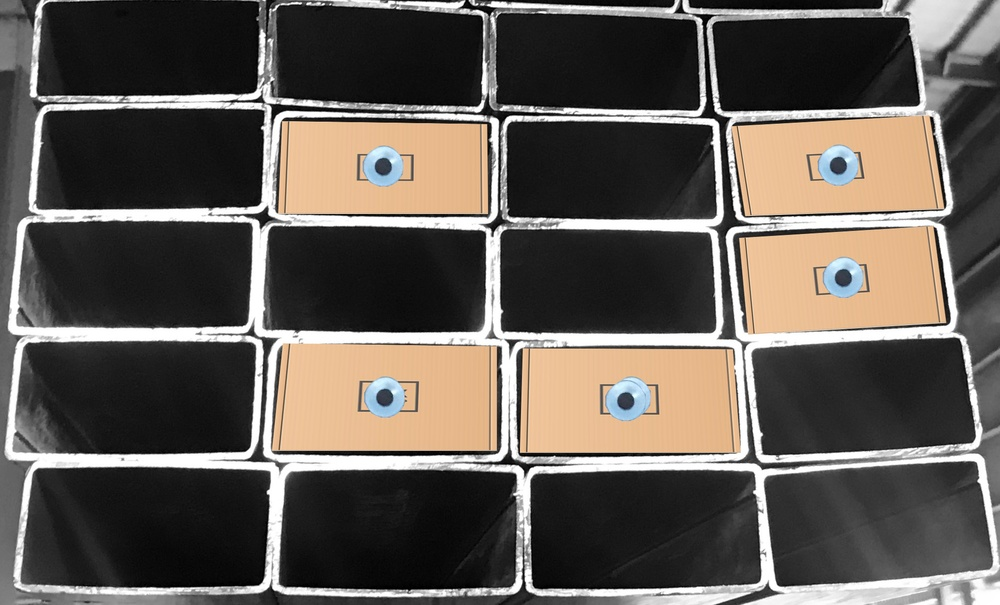
#> input picture img/B5.jpg, 1000 x 605 px, shrunk from 2004 x 1213 before the run, found by its file name
$ python largeCircles.py
#> lines starting #> are read from the running program, lines starting #| are printed output that depends on the picture
import numpy as np
import cv2
import matplotlib.pyplot as plt

try:
    # Read the image
    img = cv2.imread('B5.JPG', cv2.IMREAD_GRAYSCALE)
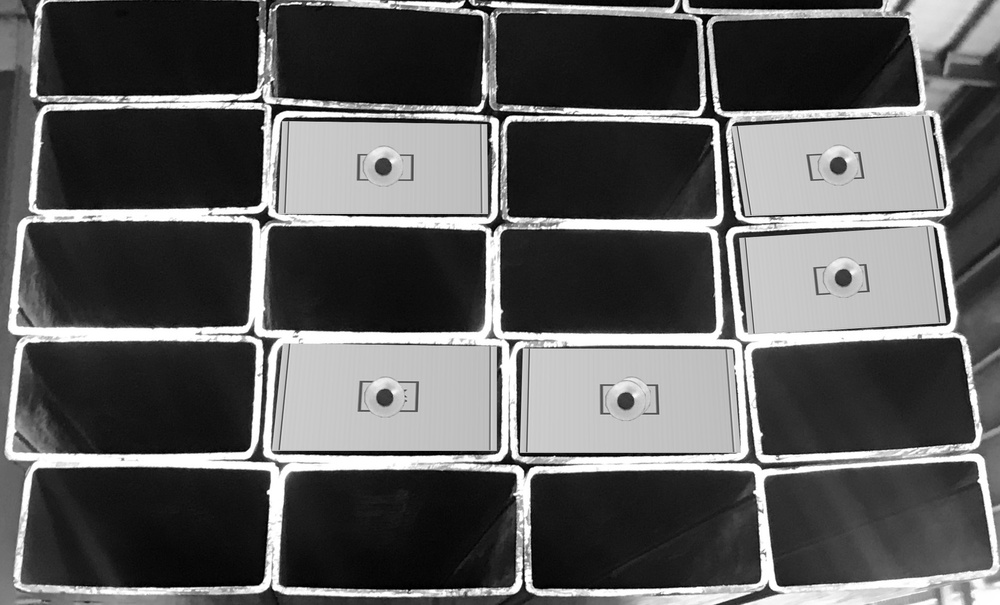
#> img: shape (605, 1000); min 0, max 255, mean 91.9

    # Apply median blurring
    img = cv2.medianBlur(img, 5)
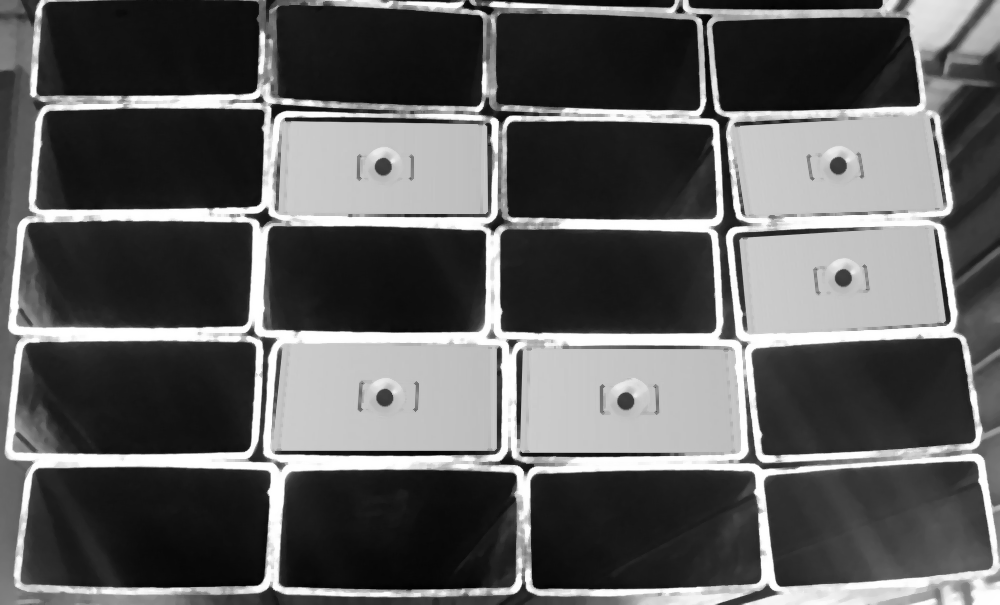
#> img: shape (605, 1000); min 2, max 255, mean 92.9

    # Convert to color for visualization
    cimg = cv2.cvtColor(img, cv2.COLOR_GRAY2BGR)

    # Detect circles using Hough transform
    circles = cv2.HoughCircles(img, cv2.HOUGH_GRADIENT, 1, 120, param1=40, param2=50, minRadius=20, maxRadius=120)
#> circles = None

    if circles is not None:
        # Convert the coordinates and radius to integers
        circles = np.uint16(np.around(circles))

        # Draw the detected circles
        for i in circles[0, :]:
            cv2.circle(cimg, (i[0], i[1]), i[2], (0, 255, 0), 2)
            cv2.circle(cimg, (i[0], i[1]), 2, (0, 0, 255), 3)

        # Print the number of circles detected
        print(circles.shape[1])

        # Display the image
        cv2.namedWindow('fig', cv2.WINDOW_KEEPRATIO)
        cv2.imshow('fig', cimg)
        cv2.waitKey(0)
        cv2.destroyAllWindows()

    else:
        print("No circles detected in the image.")

except Exception as e:
    print("An error occurred:", str(e))

$ run again, with img/B1.jpg copied over img/B5.jpg
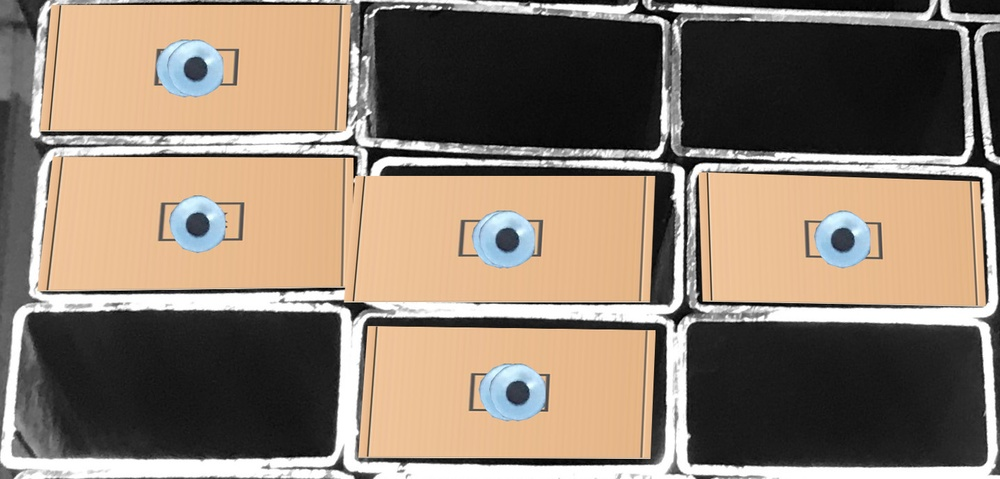
#> input picture img/B1.jpg, 1000 x 479 px, shrunk from 1437 x 689 before the run, found by its file name
#> `img = cv2.imread('B5.JPG', cv2.IMREAD_GRAYSCALE)`:
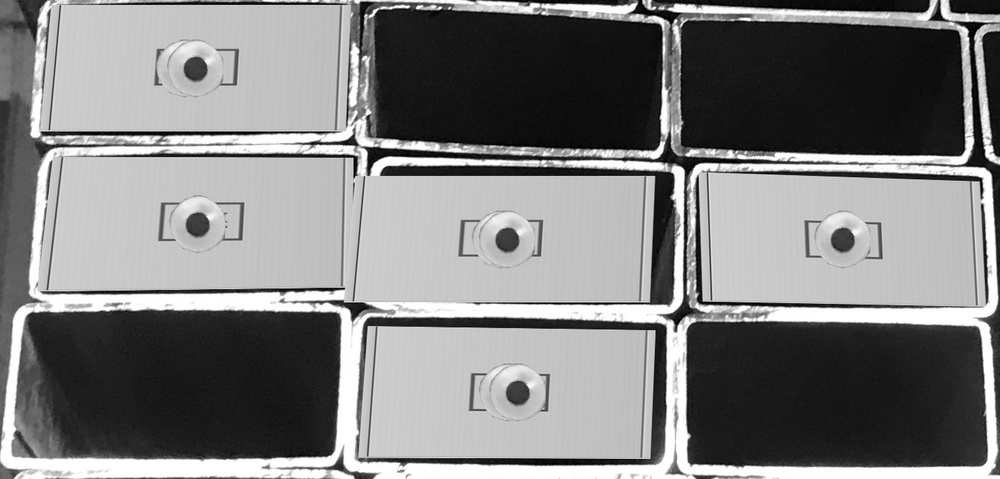
#> img: shape (479, 1000); min 0, max 255, mean 127
#> `img = cv2.medianBlur(img, 5)`:
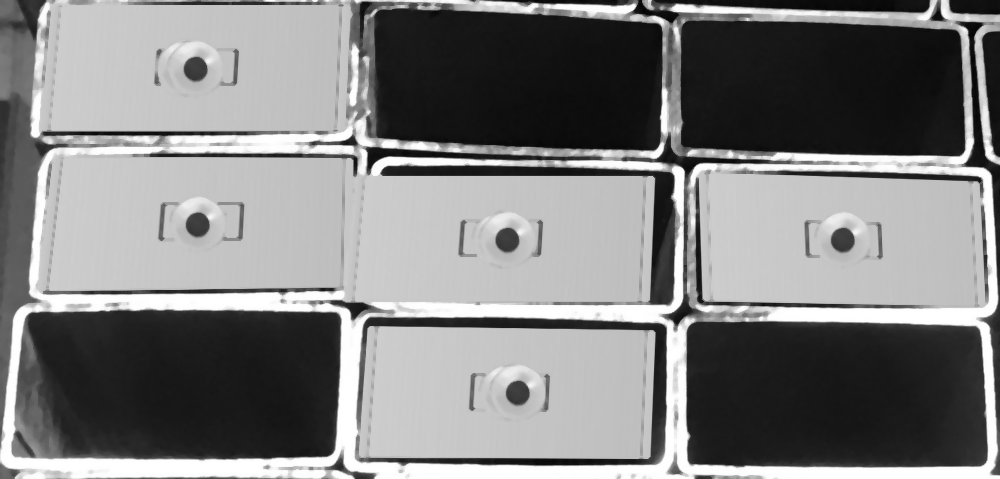
#> img: shape (479, 1000); min 4, max 255, mean 128.1
#> circles = None

$ run again, with img/B10.jpg copied over img/B5.jpg
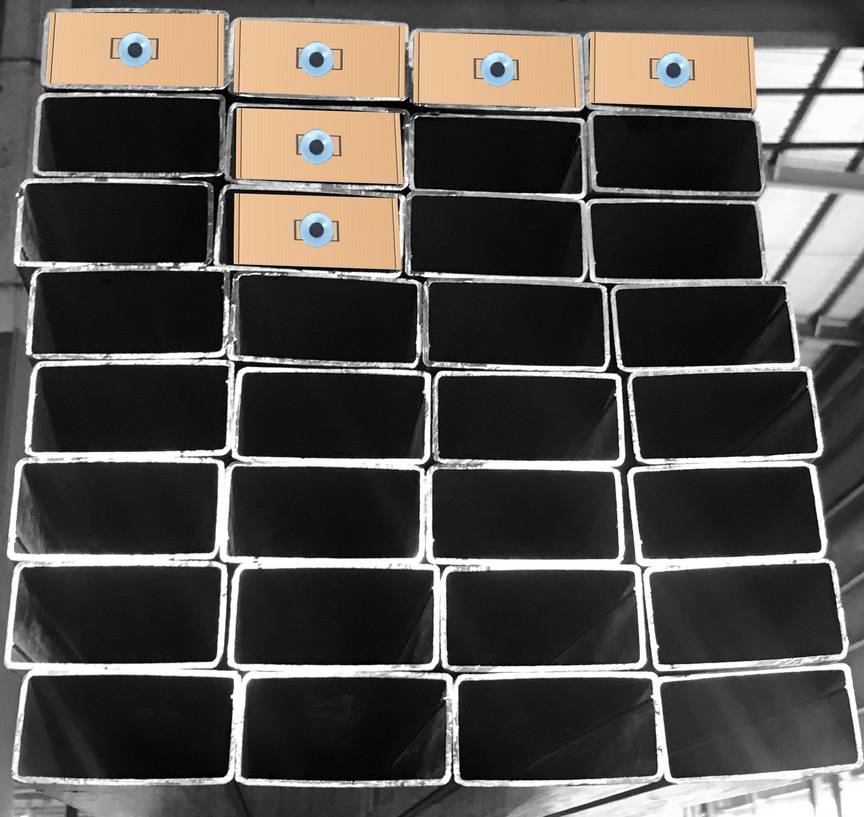
#> input picture img/B10.jpg, 864 x 817 px, shrunk from 2004 x 1894 before the run, found by its file name
#> `img = cv2.imread('B5.JPG', cv2.IMREAD_GRAYSCALE)`:
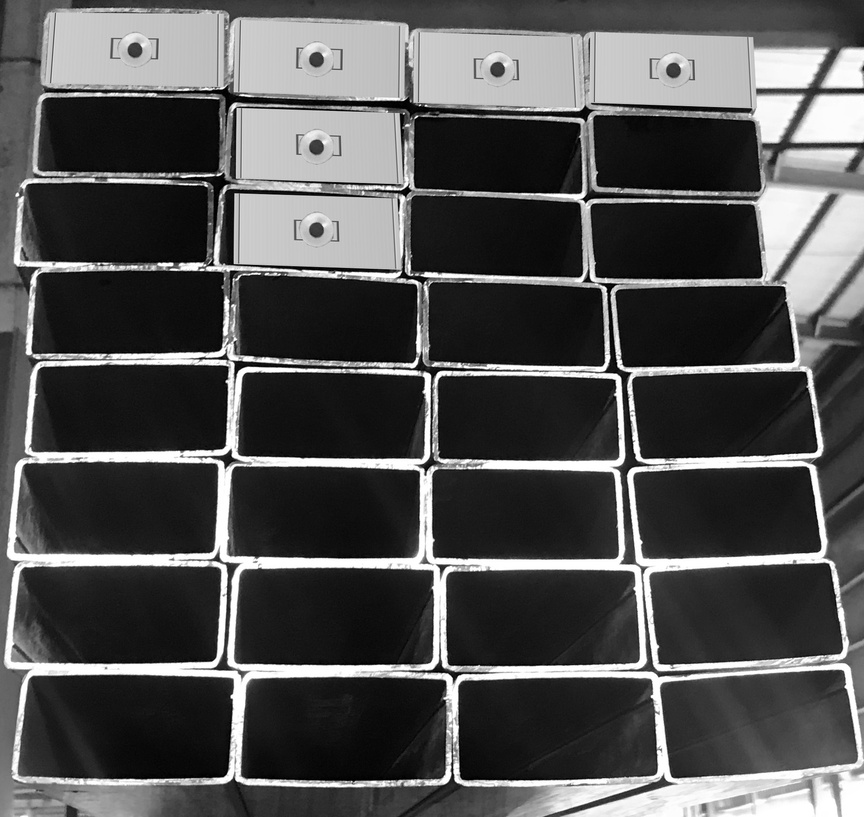
#> img: shape (817, 864); min 0, max 255, mean 81.5
#> circles = None

$ run again, with img/B11.jpg copied over img/B5.jpg
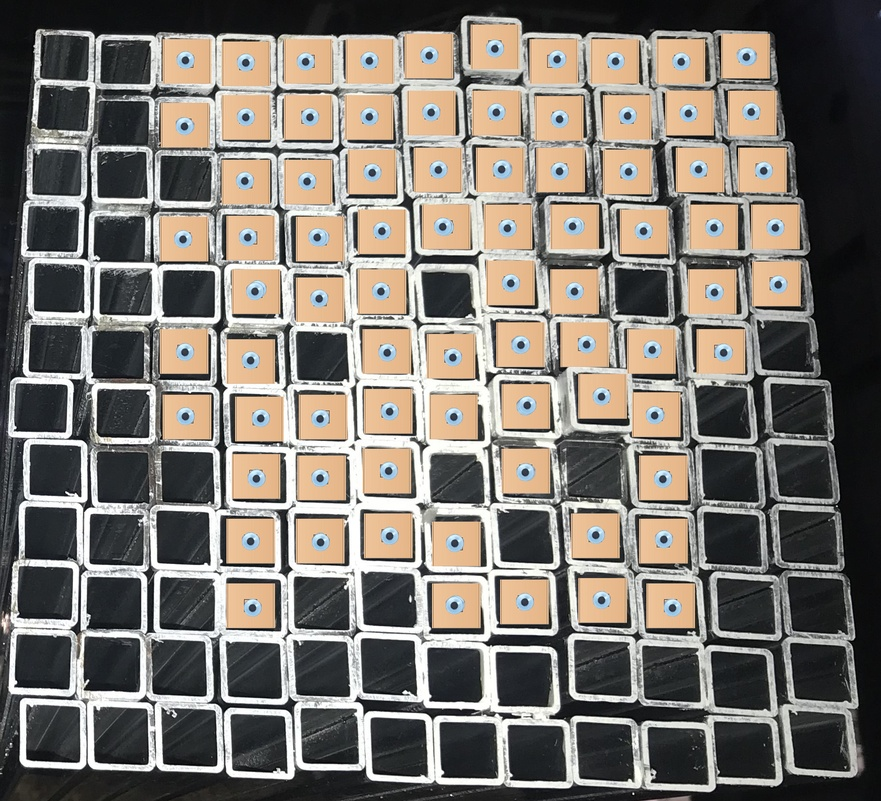
#> input picture img/B11.jpg, 881 x 801 px, shrunk from 1825 x 1660 before the run, found by its file name
#> `img = cv2.medianBlur(img, 5)`:
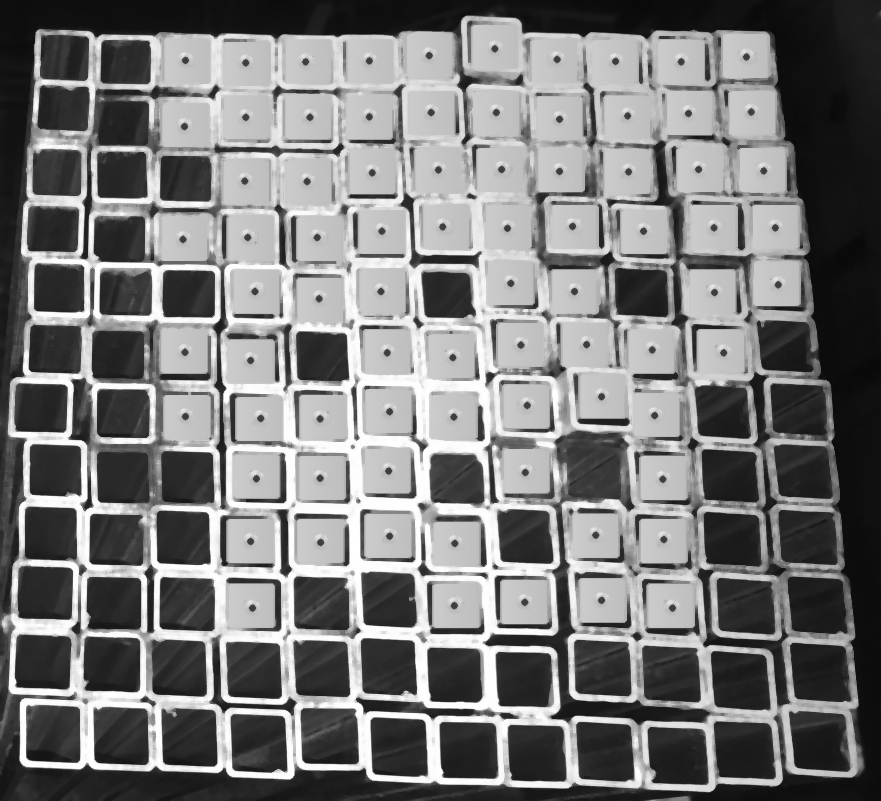
#> img: shape (801, 881); min 9, max 255, mean 122.4
#> `circles = cv2.HoughCircles(img, cv2.HOUGH_GRADIENT, 1, 120, param1=40,..`: circles = 24 rows, first 8: [527.5, 549.5, 102.9], [116.5, 407.5, 102.9], [243.5, 284.5, 112.8], [241.5, 657.5, 119.4], [652.5, 337.5, 105.1], [252.5, 526.5, 107.3], [456.5, 410.5, 110.6], [392.5, 237.5, 91.9]
#> `circles = np.uint16(np.around(circles))`: circles = 24 rows, first 8: [528, 550, 103], [116, 408, 103], [244, 284, 113], [242, 658, 119], [652, 338, 105], [252, 526, 107], [456, 410, 111], [392, 238, 92]
#> the loop `for i in circles[0, :]:` made 24 passes
#> after the loop `for i in circles[0, :]:`:
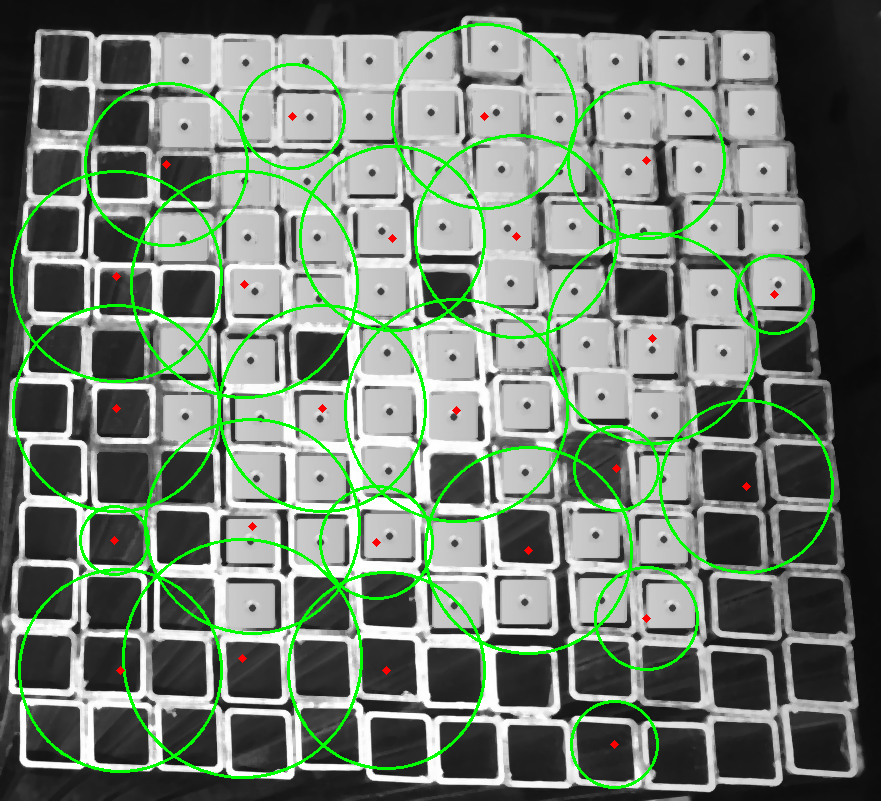
#> cimg: shape (801, 881, 3); mean B, G, R 114.5, 127.7, 114.8
#| 24
